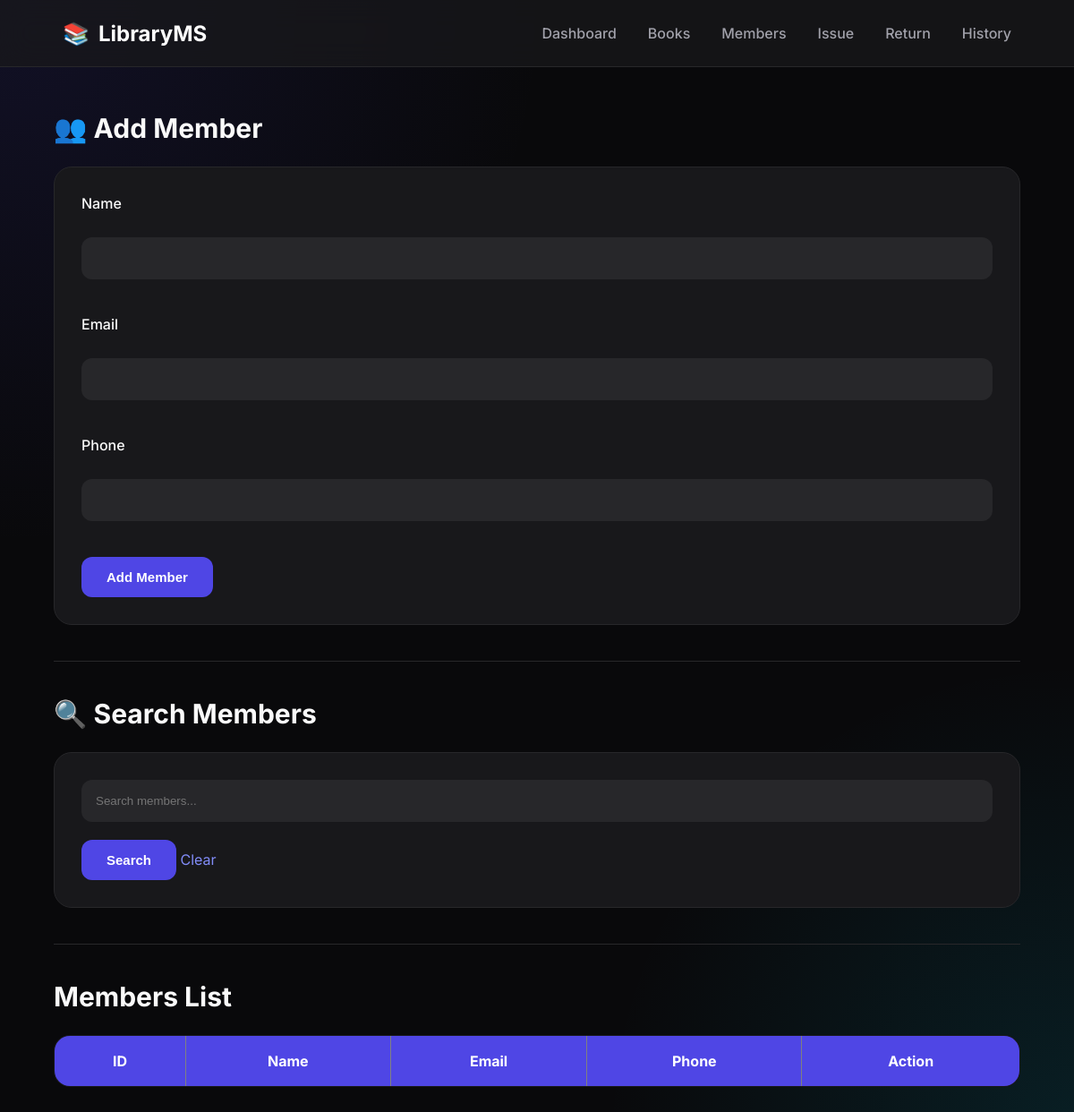
Page /members on the earlier database version.
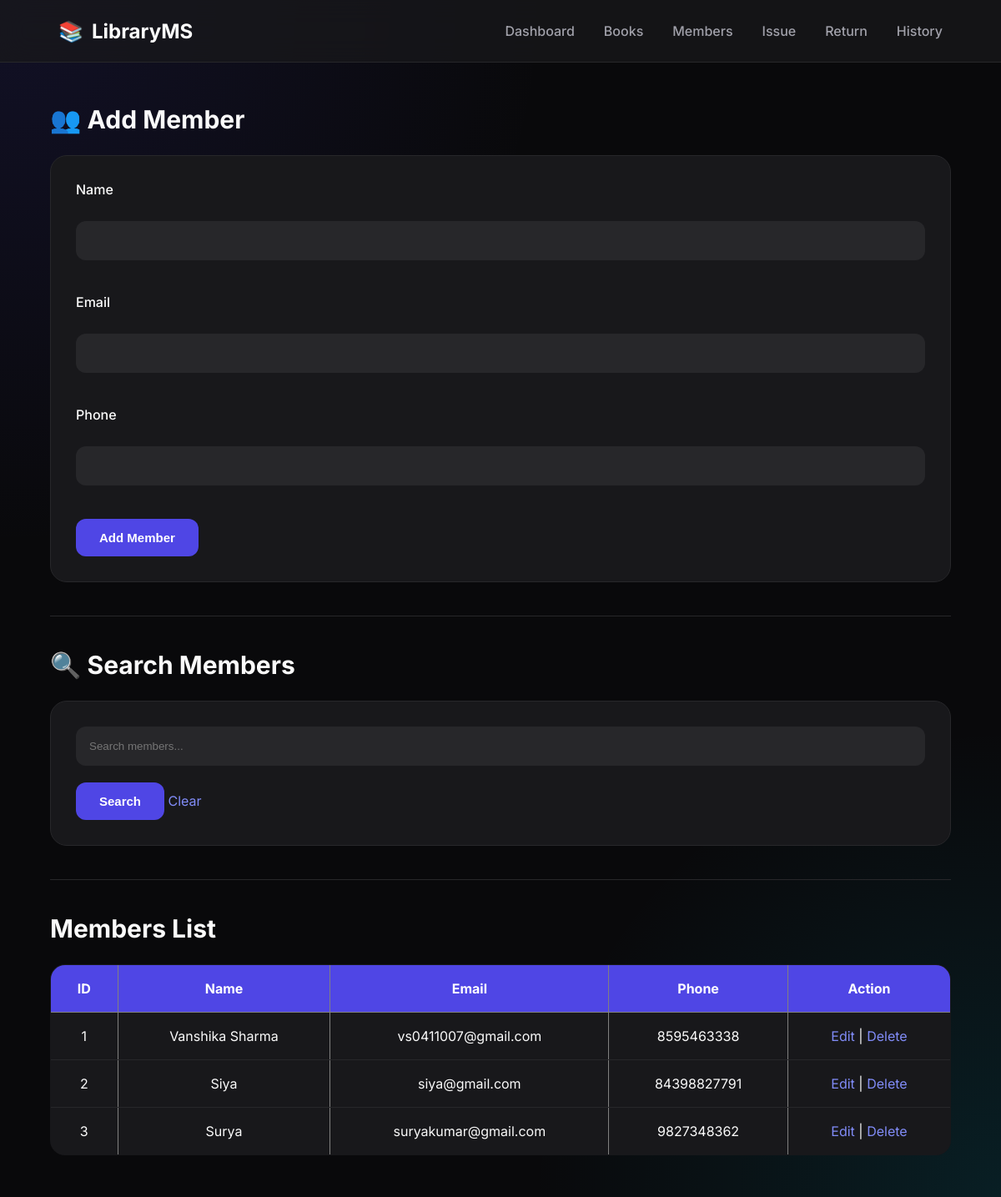
Same page on the later database version.
### tables this page shows
CREATE TABLE members (
        member_id INTEGER PRIMARY KEY AUTOINCREMENT,
        name TEXT NOT NULL,
        email TEXT,
        phone TEXT
    );

### app.py (the view, shortened to what this page needs)
@app.route("/members", methods=["GET", "POST"])
def members():
    conn = sqlite3.connect("library.db")
    cursor = conn.cursor()
    search = request.args.get("search")
    if search:
        cursor.execute("""
            SELECT *
            FROM members
            WHERE
            name LIKE ?
            OR email LIKE ?
            OR phone LIKE ?
        """,
        (
            f"%{search}%",
            f"%{search}%",
            f"%{search}%"
        ))
    else:
        cursor.execute(
            "SELECT * FROM members"
        )
    members = cursor.fetchall()
    conn.close()
    return render_template(
        "members.html",
        members=members,
        search=search
    )

### templates/members.html (shortened to what this page needs)
{% extends "base.html" %}
{% block content %}
<h2>👥 Add Member</h2>
<form method="POST">
    <label>Name</label><br>
    <input type="text" name="name" required>
    <br><br>
    <label>Email</label><br>
    <input type="email" name="email" required>
    <br><br>
    <label>Phone</label><br>
    <input type="text" name="phone" required>
    <br><br>
    <button type="submit">
        Add Member
    </button>
</form>
<hr>
<h2>🔍 Search Members</h2>
<form method="GET">
    <input
        type="text"
        name="search"
        placeholder="Search members..."
        value="{{ search if search else '' }}">
    <button>
        Search
    </button>
    <a href="/members">
        Clear
    </a>
</form>
<hr>
<h2>Members List</h2>
<table border="1" cellpadding="10">
<tr>
<th>ID</th>
<th>Name</th>
<th>Email</th>
<th>Phone</th>
<th>Action</th>
</tr>
{% for member in members %}
<tr>
<td>{{ member[0] }}</td>
<td>{{ member[1] }}</td>
<td>{{ member[2] }}</td>
<td>{{ member[3] }}</td>
<td>
<a href="/edit-member/{{ member[0] }}">
Edit
</a>
|
<a
href="/delete-member/{{ member[0] }}"
onclick="return confirm('Delete this member?');">
Delete
</a>
</td>
</tr>
{% endfor %}
</table>
{% endblock %}

### templates/base.html (shortened to what this page needs)
<!DOCTYPE html>
<html lang="en">
<head>
    <link rel="stylesheet"
        href="{{ url_for('static', filename='css/style.css') }}">
    <link rel="stylesheet"
        href="{{ url_for('static', filename='css/dashboard.css') }}">
    <link rel="stylesheet"
        href="{{ url_for('static', filename='css/forms.css') }}">
    <link rel="stylesheet"
        href="{{ url_for('static', filename='css/tables.css') }}">
</head>
<body>
    <div class="background"></div>
    <nav class="navbar">
        <div class="logo">
            📚 <span>LibraryMS</span>
        </div>
        <div class="nav-links">
            <a href="/">Dashboard</a>
            <a href="/books">Books</a>
            <a href="/members">Members</a>
            <a href="/issue-book">Issue</a>
            <a href="/return-book">Return</a>
            <a href="/history">History</a>
        </div>
    </nav>
    <main class="container">
        {% block content %}
        {% endblock %}
    </main>
</body>
</html>

### static/css/style.css (style rules this page uses)
* { margin:0; padding:0; box-sizing:border-box; }
html { scroll-behavior:smooth; }
body { font-family:'Inter',sans-serif; background:#09090B; color:#FAFAFA; min-height:100vh; overflow-x:hidden; }
.background { position:fixed; inset:0; z-index:-2; background: radial-gradient(circle at top left,#4F46E520,transparent 35%), radial-gradient(circle at bottom right,#06B6D420,transparent 30%), #09090B; }
.navbar { width:100%; height:75px; display:flex; justify-content:space-between; align-items:center; padding:0 70px; background:rgba(24,24,27,.75); backdrop-filter:blur(16px); border-bottom:1px solid #27272A; position:sticky; top:0; z-index:1000; }
.logo { display:flex; align-items:center; gap:10px; font-size:24px; font-weight:700; }
.logo span { color:white; }
.nav-links { display:flex; gap:35px; }
.nav-links a { text-decoration:none; color:#A1A1AA; font-weight:500; transition:.25s; }
.container { width:min(1200px,90%); margin:auto; padding:50px 0; }
h2 { font-size:30px; margin-bottom:25px; }
button { background:#4F46E5; color:white; border:none; padding:14px 28px; border-radius:12px; cursor:pointer; font-size:15px; font-weight:600; transition:.25s; }
a { color:#818CF8; text-decoration:none; }
hr { margin:40px 0; border:none; border-top:1px solid #27272A; }

### static/css/forms.css (style rules this page uses)
form { background:#18181B; padding:30px; border-radius:20px; border:1px solid #27272A; }
label { display:block; margin-bottom:8px; font-weight:500; }
input, select { width:100%; padding:15px; margin-bottom:20px; background:#27272A; color:white; border:1px solid transparent; border-radius:12px; outline:none; transition:.25s; }

### static/css/tables.css (style rules this page uses)
table { width:100%; border-collapse:collapse; background:#18181B; border-radius:18px; overflow:hidden; }
th { background:#4F46E5; color:white; padding:18px; }
td { padding:18px; border-bottom:1px solid #27272A; text-align:center; }

Differences in the rows shown:
added members: member_id "1", name "Vanshika Sharma", email "vs0411007@gmail.com", phone "8595463338"
added members: member_id "2", name "Siya", email "siya@gmail.com", phone "84398827791"
added members: member_id "3", name "Surya", email "suryakumar@gmail.com", phone "9827348362"
